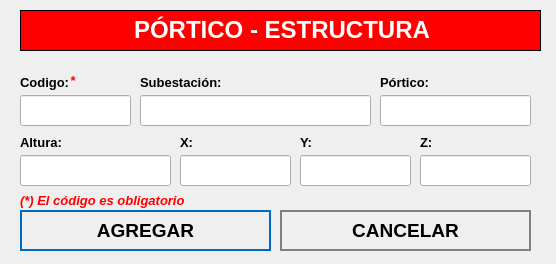
<?xml version="1.0" encoding="UTF-8"?>
<ui version="4.0">
 <class>NewBook</class>
 <widget class="QWidget" name="NewBook">
  <property name="geometry">
   <rect>
    <x>0</x>
    <y>0</y>
    <width>556</width>
    <height>264</height>
   </rect>
  </property>
  <property name="minimumSize">
   <size>
    <width>556</width>
    <height>264</height>
   </size>
  </property>
  <property name="maximumSize">
   <size>
    <width>556</width>
    <height>264</height>
   </size>
  </property>
  <property name="windowTitle">
   <string>Nuevo Registro</string>
  </property>
  <property name="styleSheet">
   <string notr="true">QPushButton
{	
	height: 2em;
 	border-style: solid;
	border-width: 2px;
 	border-color: grey;
	font-weight: bold;
}

QPushButton:hover
{
   	background-color:grey;
	color:white;
}</string>
  </property>
  <widget class="QLabel" name="label">
   <property name="geometry">
    <rect>
     <x>20</x>
     <y>10</y>
     <width>521</width>
     <height>41</height>
    </rect>
   </property>
   <property name="font">
    <font>
     <underline>false</underline>
    </font>
   </property>
   <property name="autoFillBackground">
    <bool>false</bool>
   </property>
   <property name="styleSheet">
    <string notr="true">background-color: red;</string>
   </property>
   <property name="frameShape">
    <enum>QFrame::Box</enum>
   </property>
   <property name="text">
    <string>&lt;html&gt;&lt;head/&gt;&lt;body&gt;&lt;p align=&quot;center&quot;&gt;&lt;span style=&quot; font-size:18pt; font-weight:600; color:#ffffff;&quot;&gt;PÓRTICO - ESTRUCTURA&lt;/span&gt;&lt;/p&gt;&lt;/body&gt;&lt;/html&gt;</string>
   </property>
  </widget>
  <widget class="QLabel" name="label_autoriza">
   <property name="geometry">
    <rect>
     <x>20</x>
     <y>70</y>
     <width>101</width>
     <height>25</height>
    </rect>
   </property>
   <property name="text">
    <string>&lt;html&gt;&lt;head/&gt;&lt;body&gt;&lt;p&gt;&lt;span style=&quot; font-size:10pt; font-weight:600;&quot;&gt;Codigo:&lt;/span&gt;&lt;/p&gt;&lt;/body&gt;&lt;/html&gt;</string>
   </property>
  </widget>
  <widget class="QLineEdit" name="inputCodigo">
   <property name="geometry">
    <rect>
     <x>20</x>
     <y>95</y>
     <width>111</width>
     <height>31</height>
    </rect>
   </property>
   <property name="font">
    <font>
     <pointsize>12</pointsize>
    </font>
   </property>
   <property name="maxLength">
    <number>15</number>
   </property>
  </widget>
  <widget class="QLineEdit" name="inputNombre">
   <property name="geometry">
    <rect>
     <x>140</x>
     <y>95</y>
     <width>231</width>
     <height>31</height>
    </rect>
   </property>
   <property name="font">
    <font>
     <pointsize>12</pointsize>
    </font>
   </property>
  </widget>
  <widget class="QPushButton" name="addButton">
   <property name="geometry">
    <rect>
     <x>20</x>
     <y>210</y>
     <width>251</width>
     <height>41</height>
    </rect>
   </property>
   <property name="font">
    <font>
     <pointsize>14</pointsize>
     <weight>75</weight>
     <bold>true</bold>
    </font>
   </property>
   <property name="cursor">
    <cursorShape>PointingHandCursor</cursorShape>
   </property>
   <property name="styleSheet">
    <string notr="true">QPushButton
{	
	height: 2em;
 	border-style: solid;
	border-width: 2px;
 	border-color: #0069c0;
	font-weight: bold;
}

QPushButton:hover
{
   	background-color:#0069c0;
	color:white;
}</string>
   </property>
   <property name="text">
    <string>AGREGAR</string>
   </property>
   <property name="icon">
    <iconset>
     <normaloff>../assets/icons/add-icon.png</normaloff>../assets/icons/add-icon.png</iconset>
   </property>
   <property name="iconSize">
    <size>
     <width>30</width>
     <height>30</height>
    </size>
   </property>
   <property name="autoDefault">
    <bool>true</bool>
   </property>
   <property name="default">
    <bool>true</bool>
   </property>
   <property name="flat">
    <bool>true</bool>
   </property>
  </widget>
  <widget class="QPushButton" name="cancelButton">
   <property name="geometry">
    <rect>
     <x>280</x>
     <y>210</y>
     <width>251</width>
     <height>41</height>
    </rect>
   </property>
   <property name="minimumSize">
    <size>
     <width>251</width>
     <height>0</height>
    </size>
   </property>
   <property name="font">
    <font>
     <pointsize>14</pointsize>
     <weight>75</weight>
     <bold>true</bold>
    </font>
   </property>
   <property name="cursor">
    <cursorShape>PointingHandCursor</cursorShape>
   </property>
   <property name="styleSheet">
    <string notr="true">QPushButton
{	
	height: 2em;
 	border-style: solid;
	border-width: 2px;
 	border-color: grey;
	font-weight: bold;
}

QPushButton:hover
{
   	background-color:grey;
	color:white;
}</string>
   </property>
   <property name="text">
    <string>CANCELAR</string>
   </property>
   <property name="icon">
    <iconset>
     <normaloff>../assets/icons/cancel-icon.png</normaloff>../assets/icons/cancel-icon.png</iconset>
   </property>
   <property name="iconSize">
    <size>
     <width>30</width>
     <height>30</height>
    </size>
   </property>
   <property name="autoDefault">
    <bool>true</bool>
   </property>
   <property name="default">
    <bool>true</bool>
   </property>
   <property name="flat">
    <bool>true</bool>
   </property>
  </widget>
  <widget class="QLabel" name="label_aquienVisita">
   <property name="geometry">
    <rect>
     <x>140</x>
     <y>70</y>
     <width>191</width>
     <height>25</height>
    </rect>
   </property>
   <property name="text">
    <string>&lt;html&gt;&lt;head/&gt;&lt;body&gt;&lt;p&gt;&lt;span style=&quot; font-size:10pt; font-weight:600;&quot;&gt;Subestación:&lt;/span&gt;&lt;/p&gt;&lt;/body&gt;&lt;/html&gt;</string>
   </property>
  </widget>
  <widget class="QLabel" name="label_horaIngreso">
   <property name="geometry">
    <rect>
     <x>180</x>
     <y>130</y>
     <width>71</width>
     <height>25</height>
    </rect>
   </property>
   <property name="text">
    <string>&lt;html&gt;&lt;head/&gt;&lt;body&gt;&lt;p&gt;&lt;span style=&quot; font-size:10pt; font-weight:600;&quot;&gt;X:&lt;/span&gt;&lt;/p&gt;&lt;/body&gt;&lt;/html&gt;</string>
   </property>
  </widget>
  <widget class="QLabel" name="label_horaSalida">
   <property name="geometry">
    <rect>
     <x>300</x>
     <y>130</y>
     <width>81</width>
     <height>25</height>
    </rect>
   </property>
   <property name="text">
    <string>&lt;html&gt;&lt;head/&gt;&lt;body&gt;&lt;p&gt;&lt;span style=&quot; font-size:10pt; font-weight:600;&quot;&gt;Y:&lt;/span&gt;&lt;/p&gt;&lt;/body&gt;&lt;/html&gt;</string>
   </property>
  </widget>
  <widget class="QLabel" name="label_motivoVisita">
   <property name="geometry">
    <rect>
     <x>420</x>
     <y>130</y>
     <width>101</width>
     <height>25</height>
    </rect>
   </property>
   <property name="text">
    <string>&lt;html&gt;&lt;head/&gt;&lt;body&gt;&lt;p&gt;&lt;span style=&quot; font-size:10pt; font-weight:600;&quot;&gt;Z:&lt;/span&gt;&lt;/p&gt;&lt;/body&gt;&lt;/html&gt;</string>
   </property>
  </widget>
  <widget class="QLineEdit" name="inputX">
   <property name="geometry">
    <rect>
     <x>180</x>
     <y>155</y>
     <width>111</width>
     <height>31</height>
    </rect>
   </property>
   <property name="font">
    <font>
     <pointsize>12</pointsize>
    </font>
   </property>
   <property name="maxLength">
    <number>13</number>
   </property>
  </widget>
  <widget class="QLineEdit" name="inputY">
   <property name="geometry">
    <rect>
     <x>300</x>
     <y>155</y>
     <width>111</width>
     <height>31</height>
    </rect>
   </property>
   <property name="font">
    <font>
     <pointsize>12</pointsize>
    </font>
   </property>
   <property name="maxLength">
    <number>13</number>
   </property>
  </widget>
  <widget class="QLineEdit" name="inputZ">
   <property name="geometry">
    <rect>
     <x>420</x>
     <y>155</y>
     <width>111</width>
     <height>31</height>
    </rect>
   </property>
   <property name="font">
    <font>
     <pointsize>12</pointsize>
    </font>
   </property>
   <property name="maxLength">
    <number>13</number>
   </property>
  </widget>
  <widget class="QLineEdit" name="inputPortico">
   <property name="geometry">
    <rect>
     <x>380</x>
     <y>95</y>
     <width>151</width>
     <height>31</height>
    </rect>
   </property>
   <property name="font">
    <font>
     <pointsize>12</pointsize>
    </font>
   </property>
  </widget>
  <widget class="QLabel" name="label_motivoVisita_3">
   <property name="geometry">
    <rect>
     <x>380</x>
     <y>70</y>
     <width>161</width>
     <height>25</height>
    </rect>
   </property>
   <property name="text">
    <string>&lt;html&gt;&lt;head/&gt;&lt;body&gt;&lt;p&gt;&lt;span style=&quot; font-size:10pt; font-weight:600;&quot;&gt;Pórtico:&lt;/span&gt;&lt;/p&gt;&lt;/body&gt;&lt;/html&gt;</string>
   </property>
  </widget>
  <widget class="QLineEdit" name="inputAltura">
   <property name="geometry">
    <rect>
     <x>20</x>
     <y>155</y>
     <width>151</width>
     <height>31</height>
    </rect>
   </property>
   <property name="font">
    <font>
     <pointsize>12</pointsize>
    </font>
   </property>
   <property name="maxLength">
    <number>7</number>
   </property>
  </widget>
  <widget class="QLabel" name="label_horaIngreso_2">
   <property name="geometry">
    <rect>
     <x>20</x>
     <y>130</y>
     <width>71</width>
     <height>25</height>
    </rect>
   </property>
   <property name="text">
    <string>&lt;html&gt;&lt;head/&gt;&lt;body&gt;&lt;p&gt;&lt;span style=&quot; font-size:10pt; font-weight:600;&quot;&gt;Altura:&lt;/span&gt;&lt;/p&gt;&lt;/body&gt;&lt;/html&gt;</string>
   </property>
  </widget>
  <widget class="QLabel" name="label_advertencia_dni">
   <property name="geometry">
    <rect>
     <x>20</x>
     <y>190</y>
     <width>251</width>
     <height>21</height>
    </rect>
   </property>
   <property name="text">
    <string>&lt;html&gt;&lt;head/&gt;&lt;body&gt;&lt;p&gt;&lt;span style=&quot; font-size:10pt; font-weight:600; font-style:italic; color:#ff0000;&quot;&gt;(*) El código es obligatorio&lt;/span&gt;&lt;/p&gt;&lt;/body&gt;&lt;/html&gt;</string>
   </property>
  </widget>
  <widget class="QLabel" name="label_advertencia_dni_2">
   <property name="geometry">
    <rect>
     <x>70</x>
     <y>70</y>
     <width>21</width>
     <height>21</height>
    </rect>
   </property>
   <property name="text">
    <string>&lt;html&gt;&lt;head/&gt;&lt;body&gt;&lt;p&gt;&lt;span style=&quot; font-size:10pt; font-weight:600; font-style:italic; color:#ff0000;&quot;&gt;*&lt;/span&gt;&lt;/p&gt;&lt;/body&gt;&lt;/html&gt;</string>
   </property>
  </widget>
 </widget>
 <tabstops>
  <tabstop>inputCodigo</tabstop>
  <tabstop>inputNombre</tabstop>
  <tabstop>addButton</tabstop>
  <tabstop>cancelButton</tabstop>
 </tabstops>
 <resources/>
 <connections/>
</ui>
